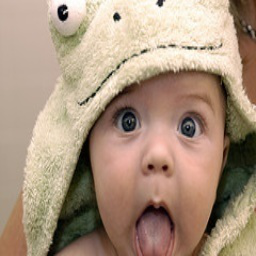
#> input picture ch1_basic/baby_1.jpg, 256 x 256 px, found by its file name
$ python ch3_billboard.py
#> lines starting #> are read from the running program, lines starting #| are printed output that depends on the picture; pictures that were not available may be replaced by others from this repository, and a replacement may not be noted
### ch3_image_map/warp.py
# -*- coding: utf-8 -*-
"""
Created on Thu Aug 18 15:57:12 2016

@author: user
"""

import matplotlib.delaunay as md
from scipy import ndimage
from pylab import *
from numpy import *

import homography


def image_in_image(im1,im2,tp):
    """ Put im1 in im2 with an affine transformation
        such that corners are as close to tp as possible.
        tp are homogeneous and counter-clockwise from top left. """

    # points to warp from
    m,n = im1.shape[:2]
    fp = array([[0,m,m,0],[0,0,n,n],[1,1,1,1]])

    # compute affine transform and apply
    H = homography.Haffine_from_points(tp,fp)
    im1_t = ndimage.affine_transform(im1,H[:2,:2],
                    (H[0,2],H[1,2]),im2.shape[:2])
    alpha = (im1_t > 0)

    return (1-alpha)*im2 + alpha*im1_t


def combine_images(im1,im2,alpha):
    """ Blend two images with weights as in alpha. """
    return (1-alpha)*im1 + alpha*im2


# [126 lines left out: functions alpha_for_triangle, triangulate_points, plot_mesh, pw_affine, panorama, not called in this run]

### ch3_image_map/homography.py
# -*- coding: utf-8 -*-
"""
Created on Thu Aug 18 15:10:58 2016

@author: user
"""
from numpy import *
from scipy import ndimage


class RansacModel(object):
    """ Class for testing homography fit with ransac.py from
        http://www.scipy.org/Cookbook/RANSAC"""

    def __init__(self,debug=False):
        self.debug = debug

    # [94 lines left out: functions fit, get_error, H_from_ransac, H_from_points, not called in this run]


def Haffine_from_points(fp,tp):
    """ Find H, affine transformation, such that
        tp is affine transf of fp. """

    if fp.shape != tp.shape:
        raise RuntimeError('number of points do not match')

    # condition points
    # --from points--
    m = mean(fp[:2], axis=1)
    maxstd = max(std(fp[:2], axis=1)) + 1e-9
    C1 = diag([1/maxstd, 1/maxstd, 1])
    C1[0][2] = -m[0]/maxstd
    C1[1][2] = -m[1]/maxstd
    fp_cond = dot(C1,fp)

    # --to points--
    m = mean(tp[:2], axis=1)
    C2 = C1.copy() #must use same scaling for both point sets
    C2[0][2] = -m[0]/maxstd
    C2[1][2] = -m[1]/maxstd
    tp_cond = dot(C2,tp)

    # conditioned points have mean zero, so translation is zero
    A = concatenate((fp_cond[:2],tp_cond[:2]), axis=0)
    U,S,V = linalg.svd(A.T)

    # create B and C matrices as Hartley-Zisserman (2:nd ed) p 130.
    tmp = V[:2].T
    B = tmp[:2]
    C = tmp[2:4]

    tmp2 = concatenate((dot(C,linalg.pinv(B)),zeros((2,1))), axis=1)
    H = vstack((tmp2,[0,0,1]))

    # decondition
    H = dot(linalg.inv(C2),dot(H,C1))

    return H / H[2,2]


# [14 lines left out: functions normalize, make_homog, not called in this run]


### ch3_image_map/ch3_billboard.py
# -*- coding: utf-8 -*-
"""
Created on Thu Aug 18 16:14:47 2016

@author: user
"""
from PIL import Image
from numpy import *
import warp
import homography
# example of affine warp of im1 onto im2
im1 = array(Image.open('../ch1/baby_1.jpg').convert('L'))
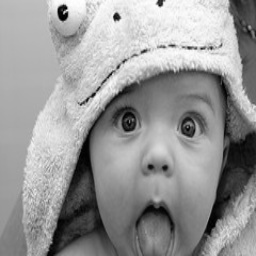
#> im1: shape (256, 256); min 0, max 255, mean 151.2
im2 = array(Image.open('../pcv_data/data/alcatraz1.jpg').convert('L'))
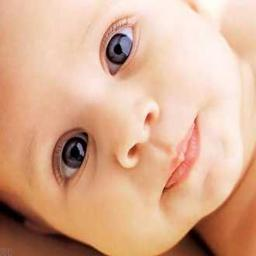
#> input picture ch1_basic/baby_16.jpg, 256 x 256 px, given in place of alcatraz1.jpg, which was not available
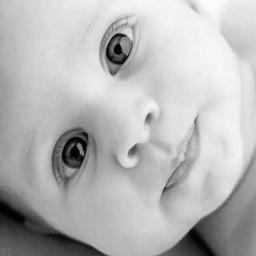
#> im2: shape (256, 256); min 0, max 252, mean 183.1
# set to points
tp = array([[264,538,540,264],[40,36,605,605],[1,1,1,1]])
tp1 = array([[675,826,826,677],[55,52,281,277],[1,1,1,1]])
im3 = warp.image_in_image(im1,im2,tp1)
#> in image_in_image, `im1_t = ndimage.affine_transform(im1,H[:2,:2], (H[0,2],H[1,2]),im2.sha..`: im1_t: shape (256, 256); every value is 0
#> (the run stopped early here; a loop or call above may not have finished)
